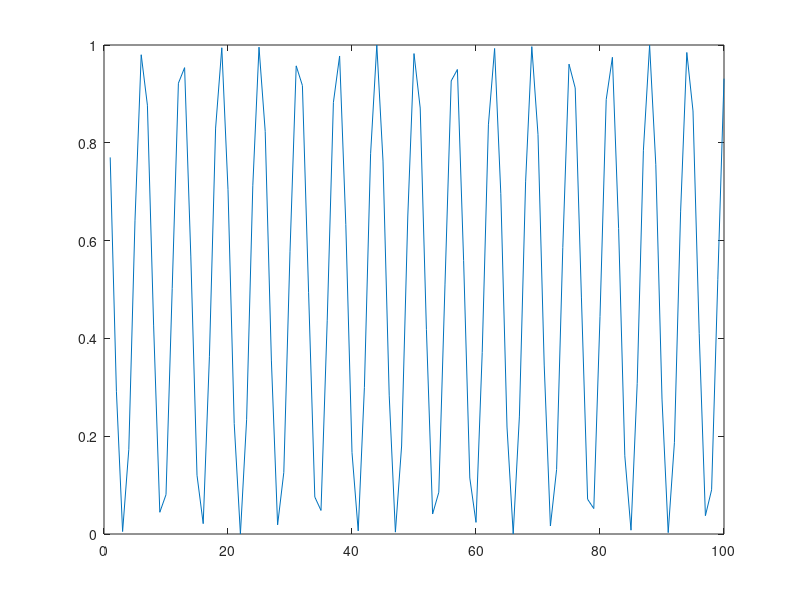
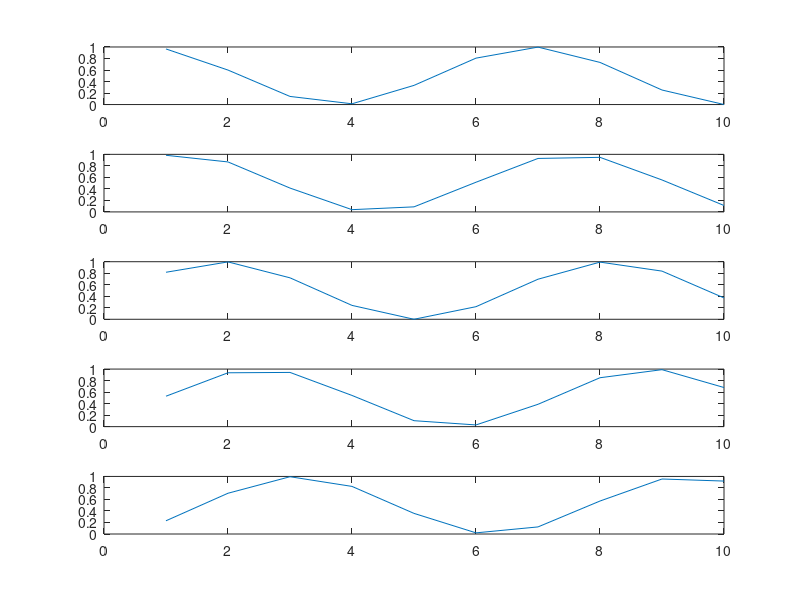

MATLAB code for these plots, in order:

numCells = 3;
thetaEC = nan(numCells, 1);

% Single Theta oscilation
P_EC = pi/2; n = 1;
for t = 1:100
th(t,:) = .5 * sin((t + (P_EC * n))) + .5;
end
figure; plot(th);


num_neurons = 5;
P_EC = pi/2;

% Two seperate processing streams? Two EC (Pe) (Patel et. al 2013 ()
% or... both! seperate and integrate, based upon a parameter!
% aka, ro, which modulates the offset: inte/nov ro ~ 0, seg/fam ro ~ pi

EC_A = [1; 1; 1; 1; 1];

for t = 1:10 %iterate through time
  for i = 1:size(EC_A,1)  % iterate over neurons
    EC_AT(i,t) = EC_A(i) * (.5 * sin((t + (P_EC - (pi/size(EC_A,1) * i)))) + .5);
  end
end

figure; 
for i = 1:size(EC_AT, 1)
  subplot(size(EC_AT,1), 1, i); plot(EC_AT(i,:))
end

nn = 5;
for i = 1:5
(pi / nn) * i
end

180 / num_neurons



